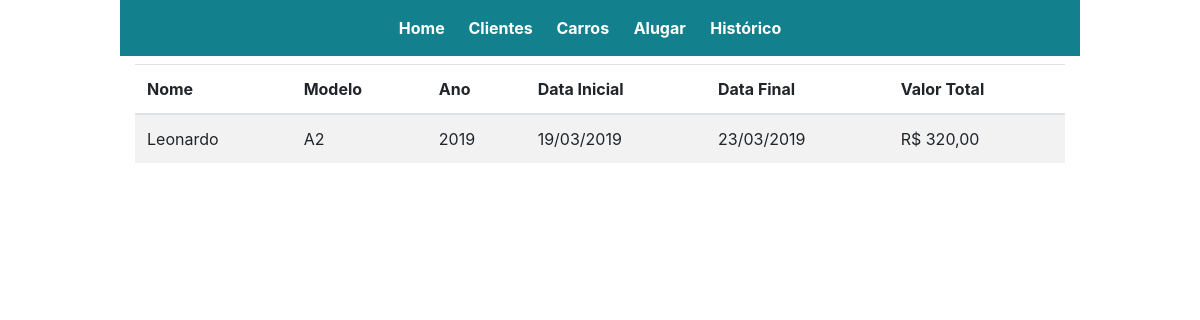
Screenshot of /src/view/historico.php with the database file from the repository.
### tables this page shows
CREATE TABLE `alugar` (
  `id_clientes` int(10) NOT NULL,
  `id_carro` int(10) NOT NULL,
  `data_inicio` date NOT NULL,
  `data_fim` date NOT NULL,
  `valor_total` int(10) NOT NULL,
  `id_alugar` int(11) NOT NULL
);

CREATE TABLE `cliente` (
  `id_clientes` int(10) NOT NULL,
  `nome` varchar(32) NOT NULL,
  `telefone` char(8) NOT NULL,
  `cpf` int(11) NOT NULL,
  `sexo` char(1) NOT NULL,
  `email` varchar(32) NOT NULL
);

CREATE TABLE `carro` (
  `id_carro` int(10) NOT NULL,
  `marca` varchar(16) NOT NULL,
  `modelo` varchar(16) NOT NULL,
  `ano` int(4) NOT NULL,
  `cor` varchar(16) NOT NULL,
  `placa` varchar(7) NOT NULL,
  `valor_diaria` int(4) NOT NULL,
  `aluguel` tinyint(1) NOT NULL
);

### src/controller/ControllerAlugar.php (called while the page is built, shortened)
<?php
require_once("../model/Alugar.php");
function ProcessoAlugar($Processo) {
    switch ($Processo) {
        case 'consultarHistorico':
            $alugar = new Alugar();
            $alugar->consultar("SELECT cli.nome, car.marca, car. modelo, car.ano, car.cor, car.placa, al.data_inicio, al.data_fim, al.valor_total FROM alugar al, cliente cli, carro car WHERE car.id_carro = al.id_carro and car.id_carro = car.id_carro and al.id_clientes = cli.id_clientes");
            $rs = $alugar->Result;
            break;
    }
}

### src/model/Alugar.php (called while the page is built, shortened)
<?php
require_once('Conexao.php');
class Alugar {
    public function consultar($sql) {
        $Acesso = new Acesso();
        $Acesso->Conexao();
        $Acesso->Query($sql);
        $this->Result = $Acesso->result;
    }
}

### src/model/Conexao.php (called while the page is built, shortened)
<?php
class Acesso {
    public function Conexao() {
        $this->cnx = mysqli_connect("localhost", "root", "", "db_AutoLocadoraCarros");
    }
    public function Query($sql) {
        $this->result = mysqli_query($this->cnx,$sql, MYSQLI_STORE_RESULT);
    }
}
?>

### src/view/historico.php (the view)
<?php
include('menu.php');
require_once("../model/Conexao.php");
require_once('../controller/ControllerAlugar.php');
require_once("../model/Alugar.php");
ProcessoAlugar('consultarHistorico');
?>
<!doctype html>
<html lang="en">
<body>
<div class="container col-auto">
    <div id="tabela" class="table-responsive">
        <table class="table table-striped">
            <thead>
            <tr>
                <th scope="col">Nome</th>
                <th scope="col">Modelo</th>
                <th scope="col">Ano</th>
                <th scope="col">Data Inicial</th>
                <th scope="col">Data Final</th>
                <th scope="col">Valor Total</th>
            </tr>
            </thead>
            <tbody>
            <?php
            while($linha = mysqli_fetch_assoc($rs)) {
                ?>
                <tr>
                    <td><?php echo $linha["nome"]?></td>
                    <td><?php echo utf8_encode($linha["modelo"])?></td>
                    <td><?php echo $linha["ano"]?></td>
                    <td><?php echo date('d/m/Y',  strtotime($linha["data_inicio"]));?></td>
                    <td><?php echo date('d/m/Y',  strtotime($linha["data_fim"]));?></td>
                    <td>R$ <?php echo $linha["valor_total"];?>,00</td>
                </tr>
                <?php
            }
            ?>
            </tbody>
        </table>
    </div>
</div>
</body>
</html>

### src/model/css/style.css (style rules this page uses)
body { max-width: 80%; min-width: 20%; margin: 0 auto; }

### rows the page displays
alugar: id_clientes.nome "Leonardo", id_carro.modelo "A2", id_carro.ano "2019", data_inicio "19/03/2019", data_fim "23/03/2019", valor_total "320"
